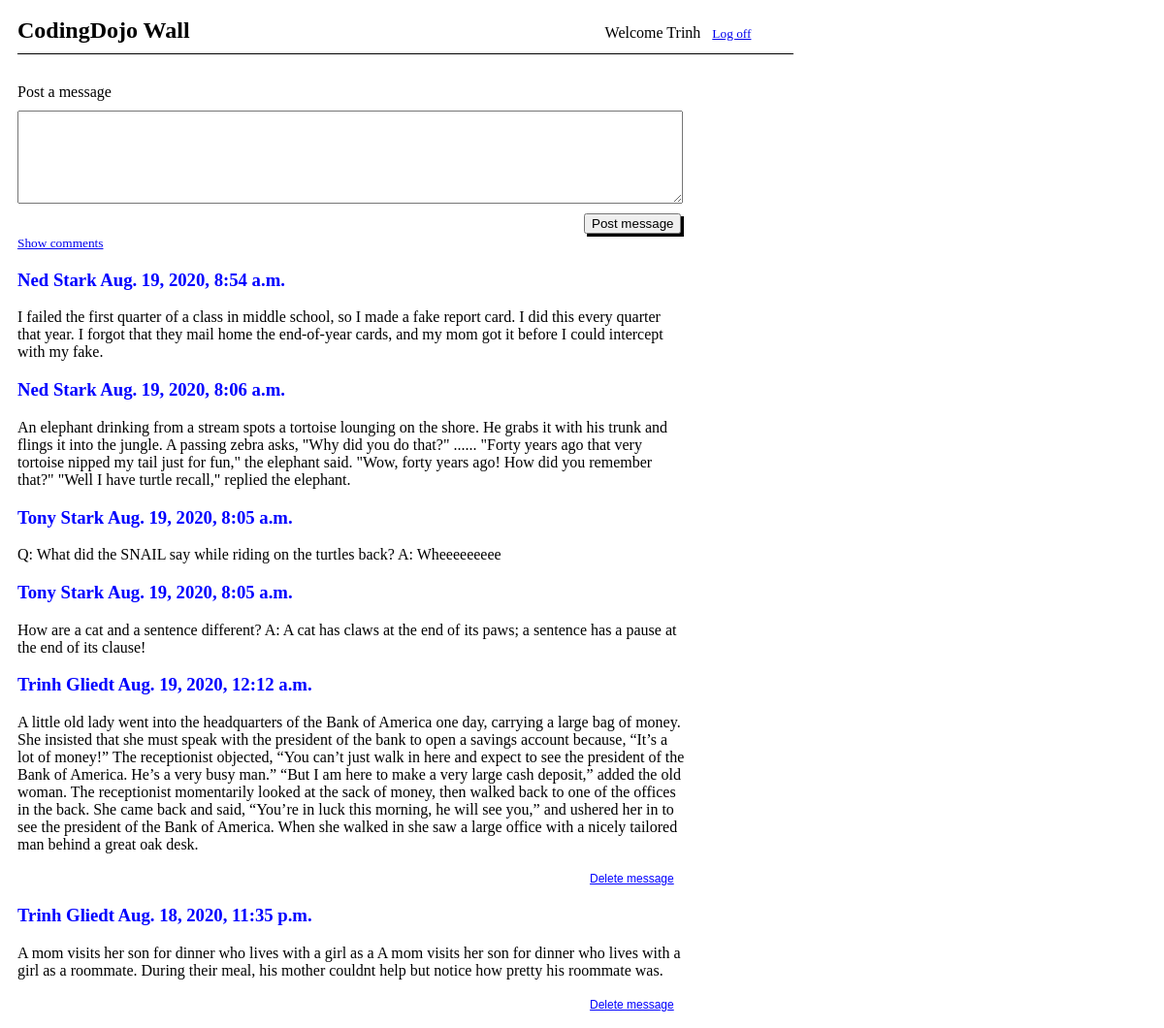
The app's page /user/message (signed in) with its own data.
### main/models.py (models this page shows)
class User(models.Model):
    first_name = models.CharField(max_length=255)
    last_name = models.CharField(max_length=255)
    email = models.EmailField(max_length=255)
    password = models.CharField(max_length=64)
    created_at = models.DateTimeField(auto_now_add = True)
    updated_at = models.DateTimeField(auto_now = True)
    objects = UserManager()

class Message(models.Model):
    message = models.TextField()
    user = models.ForeignKey(
        User,
        related_name='message',
        on_delete=models.CASCADE)
    created_at = models.DateTimeField(auto_now_add = True)
    updated_at = models.DateTimeField(auto_now = True)

### main/views.py (the view)
# urls.py: path('user/message', views.display_message), #GET: if user is not logged in: redirect to root. If user is logged in, render message.html (which includes input form to post messages)
def display_message(request):
    if "user_id" not in request.session:
        messages.error(request, "You need to log in to see that page.")
        return redirect("/")
    context = {
        "this_user": User.objects.get(id=request.session["user_id"]),
        "cmt_on": False,
        "all_users_msgs": Message.objects.all(),
    }
    return render(request, 'message.html', context)

### main/templates/message.html (shortened to what this page needs)
<!DOCTYPE html>
<html lang="en">
<head>
    {% load static %}
    <link rel='stylesheet' href='{% static 'wallMsgStyle.css' %}'>
</head>
<body>
    <div id="container">
        <div id="headerbox">
            <h2>CodingDojo Wall</h2>
            <p>Welcome {{ this_user.first_name }}</p>
            <a href="/user/logout">Log off</a>
        </div>
        <form action="/user/message/update" method="POST">
            <label for="msg_input">Post a message</label>
            <textarea name="msg_input" cols="80" rows="6"></textarea>
            <button>Post message</button>
        </form>
        {% if cmt_on == False %}
        <a class="msg" href="/user/message/comment">Show comments</a>
        {% else %}
        <a class="msg" href="/user/message">Hide comments</a>
        {% endif %}
        {% for msg in all_users_msgs reversed %}
            <h3 class="msg">{{ msg.user.first_name }} {{ msg.user.last_name }}  {{ msg.created_at }}</h3>
            <p class="msg">{{ msg.message }}
                {% if msg.user_id == this_user.id %}
                <form action="/user/message/{{ msg.id }}/delete" method = "POST">
                    <button class="linkStyle">Delete message</button>
                </form>
                {% endif %}
            </p>
        {% endfor %}
    </div>
</body>
</html>

### main/static/wallMsgStyle.css (style rules this page uses)
#container { width: 800px; padding: 0 10px; }
#headerbox h2, #headerbox p { display: inline; }
#headerbox h2 { margin-right: 53%; }
#headerbox { padding: 10px 0; border-bottom: 1px solid black; margin-bottom: 30px; }
#headerbox p { margin-right: 1%; }
textarea { width: 85%; display: block; margin: 10px 0;; }
button { box-shadow: 3px 3px black; margin-left: 73%; }
.msg { width: 86%; }
a { font-size: 10pt; }
h3 { color: blue; }
.linkStyle { background: transparent; border: none; box-shadow: none; text-decoration: underline; font-size: 9pt; color: blue; }

### records on screen
User: first_name "Trinh"
Message: user.first_name "Ned", user.last_name "Stark", created_at "Aug. 19, 2020, 8:54 a.m.", message "I failed the first quarter of a class in middle school, so I made a fake report card. I did this every quarter that year. I forgot that they mail home the end-of-year cards, and my mom got it before I could intercept with my fake."
Message: user.first_name "Ned", user.last_name "Stark", created_at "Aug. 19, 2020, 8:06 a.m.", message "An elephant drinking from a stream spots a tortoise lounging on the shore. He grabs it with his trunk and flings it into the jungle. A passing zebra asks, \"Why did you do that?\" ...... \"Forty years ago that very tortoise nipped my tail just for fun,\" the elephant said. \"Wow, forty years ago! How did you remember that?\" \"Well I have turtle recall,\" replied the elephant."
Message: user.first_name "Tony", user.last_name "Stark", created_at "Aug. 19, 2020, 8:05 a.m.", message "Q: What did the SNAIL say while riding on the turtles back? A: Wheeeeeeeee"
Message: user.first_name "Tony", user.last_name "Stark", created_at "Aug. 19, 2020, 8:05 a.m.", message "How are a cat and a sentence different? A: A cat has claws at the end of its paws; a sentence has a pause at the end of its clause!"
Message: user.first_name "Trinh", user.last_name "Gliedt", created_at "Aug. 19, 2020, 12:12 a.m.", message "A little old lady went into the headquarters of the Bank of America one day, carrying a large bag of money. She insisted that she must speak with the president of the bank to open a savings account because, “It’s a lot of money!” The receptionist objected, “You can’t just walk in here and expect to see the president of the Bank of America. He’s a very busy man.” “But I am here to make a very large cash deposit,” added the old woman. The receptionist momentarily looked at the sack of money, then walked back to one of the offices in the back. She came back and said, “You’re in luck this morning, he will see you,” and ushered her in to see the president of the Bank of America. When she walked…"
Message: user.first_name "Trinh", user.last_name "Gliedt", created_at "Aug. 18, 2020, 11:35 p.m.", message "A mom visits her son for dinner who lives with a girl as a A mom visits her son for dinner who lives with a girl as a roommate. During their meal, his mother couldnt help but notice how pretty his roommate was."
